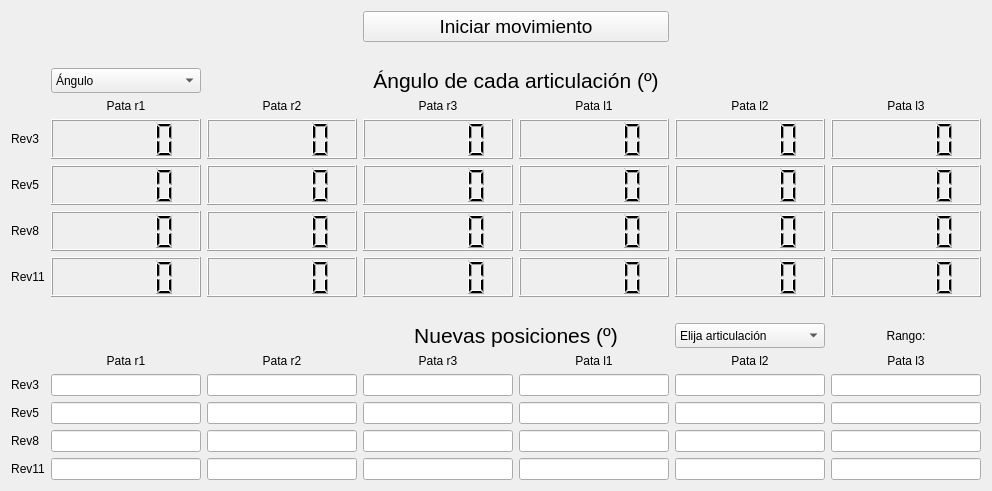
  <widget class="QWidget" name="centralwidget">
   <layout class="QGridLayout" name="gridLayout">
    <item row="8" column="3">
     <widget class="QLCDNumber" name="lcdNumber_rev11_r3">
      <property name="sizePolicy">
       <sizepolicy hsizetype="MinimumExpanding" vsizetype="MinimumExpanding">
        <horstretch>0</horstretch>
        <verstretch>0</verstretch>
       </sizepolicy>
      </property>
      <property name="minimumSize">
       <size>
        <width>150</width>
        <height>40</height>
       </size>
      </property>
     </widget>
    </item>
    <item row="0" column="3" colspan="2">
     <widget class="QPushButton" name="pushButton_en_pie">
      <property name="sizePolicy">
       <sizepolicy hsizetype="Minimum" vsizetype="Minimum">
        <horstretch>0</horstretch>
        <verstretch>0</verstretch>
       </sizepolicy>
      </property>
      <property name="font">
       <font>
        <pointsize>14</pointsize>
       </font>
      </property>
      <property name="text">
       <string>Iniciar movimiento</string>
      </property>
     </widget>
    </item>
    <item row="2" column="1">
     <widget class="QComboBox" name="comboBox_canal">
      <property name="sizePolicy">
       <sizepolicy hsizetype="Minimum" vsizetype="Minimum">
        <horstretch>0</horstretch>
        <verstretch>0</verstretch>
       </sizepolicy>
      </property>
      <property name="minimumSize">
       <size>
        <width>150</width>
        <height>0</height>
       </size>
      </property>
      <item>
       <property name="text">
        <string>Ángulo</string>
       </property>
      </item>
      <item>
       <property name="text">
        <string>Velocidad angular</string>
       </property>
      </item>
      <item>
       <property name="text">
        <string>Par</string>
       </property>
      </item>
     </widget>
    </item>
    <item row="4" column="4">
     <widget class="QLabel" name="label_l1">
      <property name="text">
       <string>Pata l1</string>
      </property>
      <property name="alignment">
       <set>Qt::AlignCenter</set>
      </property>
     </widget>
    </item>
    <item row="4" column="5">
     <widget class="QLabel" name="label_l2">
      <property name="text">
       <string>Pata l2</string>
      </property>
      <property name="alignment">
       <set>Qt::AlignCenter</set>
      </property>
     </widget>
    </item>
    <item row="4" column="6">
     <widget class="QLabel" name="label_l3">
      <property name="text">
       <string>Pata l3</string>
      </property>
      <property name="alignment">
       <set>Qt::AlignCenter</set>
      </property>
     </widget>
    </item>
    <item row="4" column="2">
     <widget class="QLabel" name="label_r2">
      <property name="sizePolicy">
       <sizepolicy hsizetype="Preferred" vsizetype="Maximum">
        <horstretch>0</horstretch>
        <verstretch>0</verstretch>
       </sizepolicy>
      </property>
      <property name="text">
       <string>Pata r2</string>
      </property>
      <property name="alignment">
       <set>Qt::AlignCenter</set>
      </property>
     </widget>
    </item>
    <item row="4" column="3">
     <widget class="QLabel" name="label_r3">
      <property name="text">
       <string>Pata r3</string>
      </property>
      <property name="alignment">
       <set>Qt::AlignCenter</set>
      </property>
     </widget>
    </item>
    <item row="5" column="0">
     <widget class="QLabel" name="label_rev3">
      <property name="sizePolicy">
       <sizepolicy hsizetype="Fixed" vsizetype="Fixed">
        <horstretch>0</horstretch>
        <verstretch>0</verstretch>
       </sizepolicy>
      </property>
      <property name="text">
       <string>Rev3</string>
      </property>
      <property name="alignment">
       <set>Qt::AlignCenter</set>
      </property>
     </widget>
    </item>
    <item row="5" column="4">
     <widget class="QLCDNumber" name="lcdNumber_rev3_l1">
      <property name="sizePolicy">
       <sizepolicy hsizetype="MinimumExpanding" vsizetype="MinimumExpanding">
        <horstretch>0</horstretch>
        <verstretch>0</verstretch>
       </sizepolicy>
      </property>
      <property name="minimumSize">
       <size>
        <width>150</width>
        <height>40</height>
       </size>
      </property>
     </widget>
    </item>
    <item row="8" column="0">
     <widget class="QLabel" name="label_rev11">
      <property name="sizePolicy">
       <sizepolicy hsizetype="Maximum" vsizetype="Maximum">
        <horstretch>0</horstretch>
        <verstretch>0</verstretch>
       </sizepolicy>
      </property>
      <property name="text">
       <string>Rev11</string>
      </property>
      <property name="alignment">
       <set>Qt::AlignCenter</set>
      </property>
     </widget>
    </item>
    <item row="5" column="5">
     <widget class="QLCDNumber" name="lcdNumber_rev3_l2">
      <property name="sizePolicy">
       <sizepolicy hsizetype="MinimumExpanding" vsizetype="MinimumExpanding">
        <horstretch>0</horstretch>
        <verstretch>0</verstretch>
       </sizepolicy>
      </property>
      <property name="minimumSize">
       <size>
        <width>150</width>
        <height>40</height>
       </size>
      </property>
     </widget>
    </item>
    <item row="5" column="6">
     <widget class="QLCDNumber" name="lcdNumber_rev3_l3">
      <property name="sizePolicy">
       <sizepolicy hsizetype="MinimumExpanding" vsizetype="MinimumExpanding">
        <horstretch>0</horstretch>
        <verstretch>0</verstretch>
       </sizepolicy>
      </property>
      <property name="minimumSize">
       <size>
        <width>150</width>
        <height>40</height>
       </size>
      </property>
     </widget>
    </item>
    <item row="6" column="0">
     <widget class="QLabel" name="label_rev5">
      <property name="sizePolicy">
       <sizepolicy hsizetype="Fixed" vsizetype="Fixed">
        <horstretch>0</horstretch>
        <verstretch>0</verstretch>
       </sizepolicy>
      </property>
      <property name="text">
       <string>Rev5</string>
      </property>
      <property name="alignment">
       <set>Qt::AlignCenter</set>
      </property>
     </widget>
    </item>
    <item row="6" column="1">
     <widget class="QLCDNumber" name="lcdNumber_rev5_r1">
      <property name="sizePolicy">
       <sizepolicy hsizetype="MinimumExpanding" vsizetype="MinimumExpanding">
        <horstretch>0</horstretch>
        <verstretch>0</verstretch>
       </sizepolicy>
      </property>
      <property name="minimumSize">
       <size>
        <width>150</width>
        <height>40</height>
       </size>
      </property>
     </widget>
    </item>
    <item row="6" column="2">
     <widget class="QLCDNumber" name="lcdNumber_rev5_r2">
      <property name="sizePolicy">
       <sizepolicy hsizetype="MinimumExpanding" vsizetype="MinimumExpanding">
        <horstretch>0</horstretch>
        <verstretch>0</verstretch>
       </sizepolicy>
      </property>
      <property name="minimumSize">
       <size>
        <width>150</width>
        <height>40</height>
       </size>
      </property>
     </widget>
    </item>
    <item row="6" column="3">
     <widget class="QLCDNumber" name="lcdNumber_rev5_r3">
      <property name="sizePolicy">
       <sizepolicy hsizetype="MinimumExpanding" vsizetype="MinimumExpanding">
        <horstretch>0</horstretch>
        <verstretch>0</verstretch>
       </sizepolicy>
      </property>
      <property name="minimumSize">
       <size>
        <width>150</width>
        <height>40</height>
       </size>
      </property>
     </widget>
    </item>
    <item row="6" column="4">
     <widget class="QLCDNumber" name="lcdNumber_rev5_l1">
      <property name="sizePolicy">
       <sizepolicy hsizetype="MinimumExpanding" vsizetype="MinimumExpanding">
        <horstretch>0</horstretch>
        <verstretch>0</verstretch>
       </sizepolicy>
      </property>
      <property name="minimumSize">
       <size>
        <width>150</width>
        <height>40</height>
       </size>
      </property>
     </widget>
    </item>
    <item row="6" column="5">
     <widget class="QLCDNumber" name="lcdNumber_rev5_l2">
      <property name="sizePolicy">
       <sizepolicy hsizetype="MinimumExpanding" vsizetype="MinimumExpanding">
        <horstretch>0</horstretch>
        <verstretch>0</verstretch>
       </sizepolicy>
      </property>
      <property name="minimumSize">
       <size>
        <width>150</width>
        <height>40</height>
       </size>
      </property>
     </widget>
    </item>
    <item row="6" column="6">
     <widget class="QLCDNumber" name="lcdNumber_rev5_l3">
      <property name="sizePolicy">
       <sizepolicy hsizetype="MinimumExpanding" vsizetype="MinimumExpanding">
        <horstretch>0</horstretch>
        <verstretch>0</verstretch>
       </sizepolicy>
      </property>
      <property name="minimumSize">
       <size>
        <width>150</width>
        <height>40</height>
       </size>
      </property>
     </widget>
    </item>
    <item row="7" column="0">
     <widget class="QLabel" name="label_rev8">
      <property name="sizePolicy">
       <sizepolicy hsizetype="Maximum" vsizetype="Maximum">
        <horstretch>0</horstretch>
        <verstretch>0</verstretch>
       </sizepolicy>
      </property>
      <property name="text">
       <string>Rev8</string>
      </property>
      <property name="alignment">
       <set>Qt::AlignCenter</set>
      </property>
     </widget>
    </item>
    <item row="7" column="1">
     <widget class="QLCDNumber" name="lcdNumber_rev8_r1">
      <property name="sizePolicy">
       <sizepolicy hsizetype="MinimumExpanding" vsizetype="MinimumExpanding">
        <horstretch>0</horstretch>
        <verstretch>0</verstretch>
       </sizepolicy>
      </property>
      <property name="minimumSize">
       <size>
        <width>150</width>
        <height>40</height>
       </size>
      </property>
     </widget>
    </item>
    <item row="7" column="2">
     <widget class="QLCDNumber" name="lcdNumber_rev8_r2">
      <property name="sizePolicy">
       <sizepolicy hsizetype="MinimumExpanding" vsizetype="MinimumExpanding">
        <horstretch>0</horstretch>
        <verstretch>0</verstretch>
       </sizepolicy>
      </property>
      <property name="minimumSize">
       <size>
        <width>150</width>
        <height>40</height>
       </size>
      </property>
     </widget>
    </item>
    <item row="7" column="3">
     <widget class="QLCDNumber" name="lcdNumber_rev8_r3">
      <property name="sizePolicy">
       <sizepolicy hsizetype="MinimumExpanding" vsizetype="MinimumExpanding">
        <horstretch>0</horstretch>
        <verstretch>0</verstretch>
       </sizepolicy>
      </property>
      <property name="minimumSize">
       <size>
        <width>150</width>
        <height>40</height>
       </size>
      </property>
     </widget>
    </item>
    <item row="7" column="4">
     <widget class="QLCDNumber" name="lcdNumber_rev8_l1">
      <property name="sizePolicy">
       <sizepolicy hsizetype="MinimumExpanding" vsizetype="MinimumExpanding">
        <horstretch>0</horstretch>
        <verstretch>0</verstretch>
       </sizepolicy>
      </property>
      <property name="minimumSize">
       <size>
        <width>150</width>
        <height>40</height>
       </size>
      </property>
     </widget>
    </item>
    <item row="7" column="5">
     <widget class="QLCDNumber" name="lcdNumber_rev8_l2">
      <property name="sizePolicy">
       <sizepolicy hsizetype="MinimumExpanding" vsizetype="MinimumExpanding">
        <horstretch>0</horstretch>
        <verstretch>0</verstretch>
       </sizepolicy>
      </property>
      <property name="minimumSize">
       <size>
        <width>150</width>
        <height>40</height>
       </size>
      </property>
     </widget>
    </item>
    <item row="7" column="6">
     <widget class="QLCDNumber" name="lcdNumber_rev8_l3">
      <property name="sizePolicy">
       <sizepolicy hsizetype="MinimumExpanding" vsizetype="MinimumExpanding">
        <horstretch>0</horstretch>
        <verstretch>0</verstretch>
       </sizepolicy>
      </property>
      <property name="minimumSize">
       <size>
        <width>150</width>
        <height>40</height>
       </size>
      </property>
     </widget>
    </item>
    <item row="8" column="2">
     <widget class="QLCDNumber" name="lcdNumber_rev11_r2">
      <property name="sizePolicy">
       <sizepolicy hsizetype="MinimumExpanding" vsizetype="MinimumExpanding">
        <horstretch>0</horstretch>
        <verstretch>0</verstretch>
       </sizepolicy>
      </property>
      <property name="minimumSize">
       <size>
        <width>150</width>
        <height>40</height>
       </size>
      </property>
     </widget>
    </item>
    <item row="8" column="4">
     <widget class="QLCDNumber" name="lcdNumber_rev11_l1">
      <property name="sizePolicy">
       <sizepolicy hsizetype="MinimumExpanding" vsizetype="MinimumExpanding">
        <horstretch>0</horstretch>
        <verstretch>0</verstretch>
       </sizepolicy>
      </property>
      <property name="minimumSize">
       <size>
        <width>150</width>
        <height>40</height>
       </size>
      </property>
     </widget>
    </item>
    <item row="8" column="5">
     <widget class="QLCDNumber" name="lcdNumber_rev11_l2">
      <property name="sizePolicy">
       <sizepolicy hsizetype="MinimumExpanding" vsizetype="MinimumExpanding">
        <horstretch>0</horstretch>
        <verstretch>0</verstretch>
       </sizepolicy>
      </property>
      <property name="minimumSize">
       <size>
        <width>150</width>
        <height>40</height>
       </size>
      </property>
     </widget>
    </item>
    <item row="10" column="3" colspan="2">
     <widget class="QLabel" name="label_tit_3">
      <property name="sizePolicy">
       <sizepolicy hsizetype="Minimum" vsizetype="Minimum">
        <horstretch>0</horstretch>
        <verstretch>0</verstretch>
       </sizepolicy>
      </property>
      <property name="minimumSize">
       <size>
        <width>80</width>
        <height>0</height>
       </size>
      </property>
      <property name="font">
       <font>
        <pointsize>16</pointsize>
       </font>
      </property>
      <property name="text">
       <string>Nuevas posiciones (º)</string>
      </property>
      <property name="alignment">
       <set>Qt::AlignCenter</set>
      </property>
     </widget>
    </item>
    <item row="10" column="5">
     <widget class="QComboBox" name="comboBox_art">
      <property name="sizePolicy">
       <sizepolicy hsizetype="Minimum" vsizetype="Minimum">
        <horstretch>0</horstretch>
        <verstretch>0</verstretch>
       </sizepolicy>
      </property>
      <property name="minimumSize">
       <size>
        <width>0</width>
        <height>20</height>
       </size>
      </property>
      <item>
       <property name="text">
        <string>Elija articulación</string>
       </property>
      </item>
      <item>
       <property name="text">
        <string>Rev3</string>
       </property>
      </item>
      <item>
       <property name="text">
        <string>Rev5</string>
       </property>
      </item>
      <item>
       <property name="text">
        <string>Rev8</string>
       </property>
      </item>
      <item>
       <property name="text">
        <string>Rev11</string>
       </property>
      </item>
     </widget>
    </item>
    <item row="10" column="6">
     <widget class="QLabel" name="label_limits">
      <property name="text">
       <string>Rango:</string>
      </property>
      <property name="alignment">
       <set>Qt::AlignCenter</set>
      </property>
     </widget>
    </item>
    <item row="11" column="1">
     <widget class="QLabel" name="label_r1_2">
      <property name="sizePolicy">
       <sizepolicy hsizetype="Preferred" vsizetype="Minimum">
        <horstretch>0</horstretch>
        <verstretch>0</verstretch>
       </sizepolicy>
      </property>
      <property name="text">
       <string>Pata r1</string>
      </property>
      <property name="alignment">
       <set>Qt::AlignCenter</set>
      </property>
     </widget>
    </item>
    <item row="11" column="2">
     <widget class="QLabel" name="label_r2_2">
      <property name="sizePolicy">
       <sizepolicy hsizetype="Preferred" vsizetype="Maximum">
        <horstretch>0</horstretch>
        <verstretch>0</verstretch>
       </sizepolicy>
      </property>
      <property name="text">
       <string>Pata r2</string>
      </property>
      <property name="alignment">
       <set>Qt::AlignCenter</set>
      </property>
     </widget>
    </item>
    <item row="11" column="3">
     <widget class="QLabel" name="label_r3_2">
      <property name="text">
       <string>Pata r3</string>
      </property>
      <property name="alignment">
       <set>Qt::AlignCenter</set>
      </property>
     </widget>
    </item>
    <item row="11" column="4">
     <widget class="QLabel" name="label_l1_2">
      <property name="text">
       <string>Pata l1</string>
      </property>
      <property name="alignment">
       <set>Qt::AlignCenter</set>
      </property>
     </widget>
    </item>
    <item row="11" column="5">
     <widget class="QLabel" name="label_l2_2">
      <property name="text">
       <string>Pata l2</string>
      </property>
      <property name="alignment">
       <set>Qt::AlignCenter</set>
      </property>
     </widget>
    </item>
    <item row="11" column="6">
     <widget class="QLabel" name="label_l3_2">
      <property name="text">
       <string>Pata l3</string>
      </property>
      <property name="alignment">
       <set>Qt::AlignCenter</set>
      </property>
     </widget>
    </item>
    <item row="12" column="0">
     <widget class="QLabel" name="label_rev3_2">
      <property name="sizePolicy">
       <sizepolicy hsizetype="Maximum" vsizetype="Maximum">
        <horstretch>0</horstretch>
        <verstretch>0</verstretch>
       </sizepolicy>
      </property>
      <property name="text">
       <string>Rev3</string>
      </property>
      <property name="alignment">
       <set>Qt::AlignCenter</set>
      </property>
     </widget>
    </item>
    <item row="12" column="1">
     <widget class="QLineEdit" name="lineEdit_rev3_r1">
      <property name="sizePolicy">
       <sizepolicy hsizetype="MinimumExpanding" vsizetype="MinimumExpanding">
        <horstretch>0</horstretch>
        <verstretch>0</verstretch>
       </sizepolicy>
      </property>
      <property name="minimumSize">
       <size>
        <width>150</width>
        <height>0</height>
       </size>
      </property>
     </widget>
    </item>
    <item row="12" column="2">
     <widget class="QLineEdit" name="lineEdit_rev3_r2">
      <property name="sizePolicy">
       <sizepolicy hsizetype="MinimumExpanding" vsizetype="MinimumExpanding">
        <horstretch>0</horstretch>
        <verstretch>0</verstretch>
       </sizepolicy>
      </property>
      <property name="minimumSize">
       <size>
        <width>150</width>
        <height>0</height>
       </size>
      </property>
     </widget>
    </item>
    <item row="12" column="3">
     <widget class="QLineEdit" name="lineEdit_rev3_r3">
      <property name="sizePolicy">
       <sizepolicy hsizetype="MinimumExpanding" vsizetype="MinimumExpanding">
        <horstretch>0</horstretch>
        <verstretch>0</verstretch>
       </sizepolicy>
      </property>
      <property name="minimumSize">
       <size>
        <width>150</width>
        <height>0</height>
       </size>
      </property>
     </widget>
    </item>
    <item row="12" column="4">
     <widget class="QLineEdit" name="lineEdit_rev3_l1">
      <property name="sizePolicy">
       <sizepolicy hsizetype="MinimumExpanding" vsizetype="MinimumExpanding">
        <horstretch>0</horstretch>
        <verstretch>0</verstretch>
       </sizepolicy>
      </property>
      <property name="minimumSize">
       <size>
        <width>150</width>
        <height>0</height>
       </size>
      </property>
     </widget>
    </item>
    <item row="12" column="5">
     <widget class="QLineEdit" name="lineEdit_rev3_l2">
      <property name="sizePolicy">
       <sizepolicy hsizetype="MinimumExpanding" vsizetype="MinimumExpanding">
        <horstretch>0</horstretch>
        <verstretch>0</verstretch>
       </sizepolicy>
      </property>
      <property name="minimumSize">
       <size>
        <width>150</width>
        <height>0</height>
       </size>
      </property>
     </widget>
    </item>
    <item row="12" column="6">
     <widget class="QLineEdit" name="lineEdit_rev3_l3">
      <property name="sizePolicy">
       <sizepolicy hsizetype="MinimumExpanding" vsizetype="MinimumExpanding">
        <horstretch>0</horstretch>
        <verstretch>0</verstretch>
       </sizepolicy>
      </property>
      <property name="minimumSize">
       <size>
        <width>150</width>
        <height>0</height>
       </size>
      </property>
     </widget>
    </item>
    <item row="13" column="0">
     <widget class="QLabel" name="label_rev5_2">
      <property name="sizePolicy">
       <sizepolicy hsizetype="Maximum" vsizetype="Maximum">
        <horstretch>0</horstretch>
        <verstretch>0</verstretch>
       </sizepolicy>
      </property>
      <property name="text">
       <string>Rev5</string>
      </property>
      <property name="alignment">
       <set>Qt::AlignCenter</set>
      </property>
     </widget>
    </item>
    <item row="13" column="1">
     <widget class="QLineEdit" name="lineEdit_rev5_r1">
      <property name="sizePolicy">
       <sizepolicy hsizetype="MinimumExpanding" vsizetype="MinimumExpanding">
        <horstretch>0</horstretch>
        <verstretch>0</verstretch>
       </sizepolicy>
      </property>
      <property name="minimumSize">
       <size>
        <width>150</width>
        <height>0</height>
       </size>
      </property>
     </widget>
    </item>
    <item row="13" column="2">
     <widget class="QLineEdit" name="lineEdit_rev5_r2">
      <property name="sizePolicy">
       <sizepolicy hsizetype="MinimumExpanding" vsizetype="MinimumExpanding">
        <horstretch>0</horstretch>
        <verstretch>0</verstretch>
       </sizepolicy>
      </property>
      <property name="minimumSize">
       <size>
        <width>150</width>
        <height>0</height>
       </size>
      </property>
     </widget>
    </item>
    <item row="13" column="3">
     <widget class="QLineEdit" name="lineEdit_rev5_r3">
      <property name="sizePolicy">
       <sizepolicy hsizetype="MinimumExpanding" vsizetype="MinimumExpanding">
        <horstretch>0</horstretch>
        <verstretch>0</verstretch>
       </sizepolicy>
      </property>
      <property name="minimumSize">
       <size>
        <width>150</width>
        <height>0</height>
       </size>
      </property>
     </widget>
    </item>
    <item row="13" column="4">
     <widget class="QLineEdit" name="lineEdit_rev5_l1">
      <property name="sizePolicy">
       <sizepolicy hsizetype="MinimumExpanding" vsizetype="MinimumExpanding">
        <horstretch>0</horstretch>
        <verstretch>0</verstretch>
       </sizepolicy>
      </property>
      <property name="minimumSize">
       <size>
        <width>150</width>
        <height>0</height>
       </size>
      </property>
     </widget>
    </item>
    <item row="13" column="5">
     <widget class="QLineEdit" name="lineEdit_rev5_l2">
      <property name="sizePolicy">
       <sizepolicy hsizetype="MinimumExpanding" vsizetype="MinimumExpanding">
        <horstretch>0</horstretch>
        <verstretch>0</verstretch>
       </sizepolicy>
      </property>
      <property name="minimumSize">
       <size>
        <width>150</width>
        <height>0</height>
       </size>
      </property>
     </widget>
    </item>
    <item row="13" column="6">
     <widget class="QLineEdit" name="lineEdit_rev5_l3">
      <property name="sizePolicy">
       <sizepolicy hsizetype="MinimumExpanding" vsizetype="MinimumExpanding">
        <horstretch>0</horstretch>
        <verstretch>0</verstretch>
       </sizepolicy>
      </property>
      <property name="minimumSize">
       <size>
        <width>150</width>
        <height>0</height>
       </size>
      </property>
     </widget>
    </item>
    <item row="14" column="0">
     <widget class="QLabel" name="label_rev8_2">
      <property name="sizePolicy">
       <sizepolicy hsizetype="Maximum" vsizetype="Maximum">
        <horstretch>0</horstretch>
        <verstretch>0</verstretch>
       </sizepolicy>
      </property>
      <property name="text">
       <string>Rev8</string>
      </property>
      <property name="alignment">
       <set>Qt::AlignCenter</set>
      </property>
     </widget>
    </item>
    <item row="14" column="1">
     <widget class="QLineEdit" name="lineEdit_rev8_r1">
      <property name="sizePolicy">
       <sizepolicy hsizetype="MinimumExpanding" vsizetype="MinimumExpanding">
        <horstretch>0</horstretch>
        <verstretch>0</verstretch>
       </sizepolicy>
      </property>
      <property name="minimumSize">
       <size>
        <width>150</width>
        <height>0</height>
       </size>
      </property>
     </widget>
    </item>
    <item row="14" column="2">
     <widget class="QLineEdit" name="lineEdit_rev8_r2">
      <property name="sizePolicy">
       <sizepolicy hsizetype="MinimumExpanding" vsizetype="MinimumExpanding">
        <horstretch>0</horstretch>
        <verstretch>0</verstretch>
       </sizepolicy>
      </property>
      <property name="minimumSize">
       <size>
        <width>150</width>
        <height>0</height>
       </size>
      </property>
     </widget>
    </item>
    <item row="14" column="3">
     <widget class="QLineEdit" name="lineEdit_rev8_r3">
      <property name="sizePolicy">
       <sizepolicy hsizetype="MinimumExpanding" vsizetype="MinimumExpanding">
        <horstretch>0</horstretch>
        <verstretch>0</verstretch>
       </sizepolicy>
      </property>
      <property name="minimumSize">
       <size>
        <width>150</width>
        <height>0</height>
       </size>
      </property>
     </widget>
    </item>
    <item row="14" column="4">
     <widget class="QLineEdit" name="lineEdit_rev8_l1">
      <property name="sizePolicy">
       <sizepolicy hsizetype="MinimumExpanding" vsizetype="MinimumExpanding">
        <horstretch>0</horstretch>
        <verstretch>0</verstretch>
       </sizepolicy>
      </property>
      <property name="minimumSize">
       <size>
        <width>150</width>
        <height>0</height>
       </size>
      </property>
     </widget>
    </item>
    <item row="14" column="5">
     <widget class="QLineEdit" name="lineEdit_rev8_l2">
      <property name="sizePolicy">
       <sizepolicy hsizetype="MinimumExpanding" vsizetype="MinimumExpanding">
        <horstretch>0</horstretch>
        <verstretch>0</verstretch>
       </sizepolicy>
      </property>
      <property name="minimumSize">
       <size>
        <width>150</width>
        <height>0</height>
       </size>
      </property>
     </widget>
    </item>
    <item row="14" column="6">
     <widget class="QLineEdit" name="lineEdit_rev8_l3">
      <property name="sizePolicy">
       <sizepolicy hsizetype="MinimumExpanding" vsizetype="MinimumExpanding">
        <horstretch>0</horstretch>
        <verstretch>0</verstretch>
       </sizepolicy>
      </property>
      <property name="minimumSize">
       <size>
        <width>150</width>
        <height>0</height>
       </size>
      </property>
     </widget>
    </item>
    <item row="15" column="0">
     <widget class="QLabel" name="label_rev11_2">
      <property name="sizePolicy">
       <sizepolicy hsizetype="Maximum" vsizetype="Maximum">
        <horstretch>0</horstretch>
        <verstretch>0</verstretch>
       </sizepolicy>
      </property>
      <property name="text">
       <string>Rev11</string>
      </property>
      <property name="alignment">
       <set>Qt::AlignCenter</set>
      </property>
     </widget>
    </item>
    <item row="15" column="1">
     <widget class="QLineEdit" name="lineEdit_rev11_r1">
      <property name="sizePolicy">
       <sizepolicy hsizetype="MinimumExpanding" vsizetype="MinimumExpanding">
        <horstretch>0</horstretch>
        <verstretch>0</verstretch>
       </sizepolicy>
      </property>
      <property name="minimumSize">
       <size>
        <width>150</width>
        <height>0</height>
       </size>
      </property>
     </widget>
    </item>
    <item row="15" column="2">
     <widget class="QLineEdit" name="lineEdit_rev11_r2">
      <property name="sizePolicy">
       <sizepolicy hsizetype="MinimumExpanding" vsizetype="MinimumExpanding">
        <horstretch>0</horstretch>
        <verstretch>0</verstretch>
       </sizepolicy>
      </property>
      <property name="minimumSize">
       <size>
        <width>150</width>
        <height>0</height>
       </size>
      </property>
     </widget>
    </item>
    <item row="15" column="3">
     <widget class="QLineEdit" name="lineEdit_rev11_r3">
      <property name="sizePolicy">
       <sizepolicy hsizetype="MinimumExpanding" vsizetype="MinimumExpanding">
        <horstretch>0</horstretch>
        <verstretch>0</verstretch>
       </sizepolicy>
      </property>
      <property name="minimumSize">
       <size>
        <width>150</width>
        <height>0</height>
       </size>
      </property>
     </widget>
    </item>
    <item row="15" column="4">
     <widget class="QLineEdit" name="lineEdit_rev11_l1">
      <property name="sizePolicy">
       <sizepolicy hsizetype="MinimumExpanding" vsizetype="MinimumExpanding">
        <horstretch>0</horstretch>
        <verstretch>0</verstretch>
       </sizepolicy>
      </property>
      <property name="minimumSize">
       <size>
        <width>150</width>
        <height>0</height>
       </size>
      </property>
     </widget>
    </item>
    <item row="15" column="5">
     <widget class="QLineEdit" name="lineEdit_rev11_l2">
      <property name="sizePolicy">
       <sizepolicy hsizetype="MinimumExpanding" vsizetype="MinimumExpanding">
        <horstretch>0</horstretch>
        <verstretch>0</verstretch>
       </sizepolicy>
      </property>
      <property name="minimumSize">
       <size>
        <width>150</width>
        <height>0</height>
       </size>
      </property>
     </widget>
    </item>
    <item row="15" column="6">
     <widget class="QLineEdit" name="lineEdit_rev11_l3">
      <property name="sizePolicy">
       <sizepolicy hsizetype="MinimumExpanding" vsizetype="MinimumExpanding">
        <horstretch>0</horstretch>
        <verstretch>0</verstretch>
       </sizepolicy>
      </property>
      <property name="minimumSize">
       <size>
        <width>150</width>
        <height>0</height>
       </size>
      </property>
     </widget>
    </item>
    <item row="8" column="1">
     <widget class="QLCDNumber" name="lcdNumber_rev11_r1">
      <property name="sizePolicy">
       <sizepolicy hsizetype="MinimumExpanding" vsizetype="MinimumExpanding">
        <horstretch>0</horstretch>
        <verstretch>0</verstretch>
       </sizepolicy>
      </property>
      <property name="minimumSize">
       <size>
        <width>150</width>
        <height>40</height>
       </size>
      </property>
     </widget>
    </item>
    <item row="9" column="1" colspan="6">
     <spacer name="horizontalSpacer">
      <property name="orientation">
       <enum>Qt::Horizontal</enum>
      </property>
      <property name="sizeHint" stdset="0">
       <size>
        <width>40</width>
        <height>20</height>
       </size>
      </property>
     </spacer>
    </item>
    <item row="1" column="1" colspan="6">
     <spacer name="horizontalSpacer_2">
      <property name="orientation">
       <enum>Qt::Horizontal</enum>
      </property>
      <property name="sizeHint" stdset="0">
       <size>
        <width>40</width>
        <height>20</height>
       </size>
      </property>
     </spacer>
    </item>
    <item row="5" column="3">
     <widget class="QLCDNumber" name="lcdNumber_rev3_r3">
      <property name="sizePolicy">
       <sizepolicy hsizetype="MinimumExpanding" vsizetype="MinimumExpanding">
        <horstretch>0</horstretch>
        <verstretch>0</verstretch>
       </sizepolicy>
      </property>
      <property name="minimumSize">
       <size>
        <width>150</width>
        <height>40</height>
       </size>
      </property>
     </widget>
    </item>
    <item row="5" column="2">
     <widget class="QLCDNumber" name="lcdNumber_rev3_r2">
      <property name="sizePolicy">
       <sizepolicy hsizetype="MinimumExpanding" vsizetype="MinimumExpanding">
        <horstretch>0</horstretch>
        <verstretch>0</verstretch>
       </sizepolicy>
      </property>
      <property name="minimumSize">
       <size>
        <width>150</width>
        <height>40</height>
       </size>
      </property>
     </widget>
    </item>
    <item row="5" column="1">
     <widget class="QLCDNumber" name="lcdNumber_rev3_r1">
      <property name="enabled">
       <bool>true</bool>
      </property>
      <property name="sizePolicy">
       <sizepolicy hsizetype="MinimumExpanding" vsizetype="MinimumExpanding">
        <horstretch>0</horstretch>
        <verstretch>0</verstretch>
       </sizepolicy>
      </property>
      <property name="minimumSize">
       <size>
        <width>150</width>
        <height>40</height>
       </size>
      </property>
     </widget>
    </item>
    <item row="8" column="6">
     <widget class="QLCDNumber" name="lcdNumber_rev11_l3">
      <property name="sizePolicy">
       <sizepolicy hsizetype="MinimumExpanding" vsizetype="MinimumExpanding">
        <horstretch>0</horstretch>
        <verstretch>0</verstretch>
       </sizepolicy>
      </property>
      <property name="minimumSize">
       <size>
        <width>150</width>
        <height>40</height>
       </size>
      </property>
     </widget>
    </item>
    <item row="4" column="1">
     <widget class="QLabel" name="label_r1">
      <property name="sizePolicy">
       <sizepolicy hsizetype="Minimum" vsizetype="Minimum">
        <horstretch>0</horstretch>
        <verstretch>0</verstretch>
       </sizepolicy>
      </property>
      <property name="text">
       <string>Pata r1</string>
      </property>
      <property name="alignment">
       <set>Qt::AlignCenter</set>
      </property>
     </widget>
    </item>
    <item row="2" column="2" colspan="4">
     <widget class="QLabel" name="label_tit">
      <property name="sizePolicy">
       <sizepolicy hsizetype="Minimum" vsizetype="Minimum">
        <horstretch>0</horstretch>
        <verstretch>0</verstretch>
       </sizepolicy>
      </property>
      <property name="minimumSize">
       <size>
        <width>80</width>
        <height>0</height>
       </size>
      </property>
      <property name="font">
       <font>
        <pointsize>16</pointsize>
       </font>
      </property>
      <property name="text">
       <string>Ángulo de cada articulación (º)</string>
      </property>
      <property name="alignment">
       <set>Qt::AlignCenter</set>
      </property>
     </widget>
    </item>
   </layout>
  </widget>
